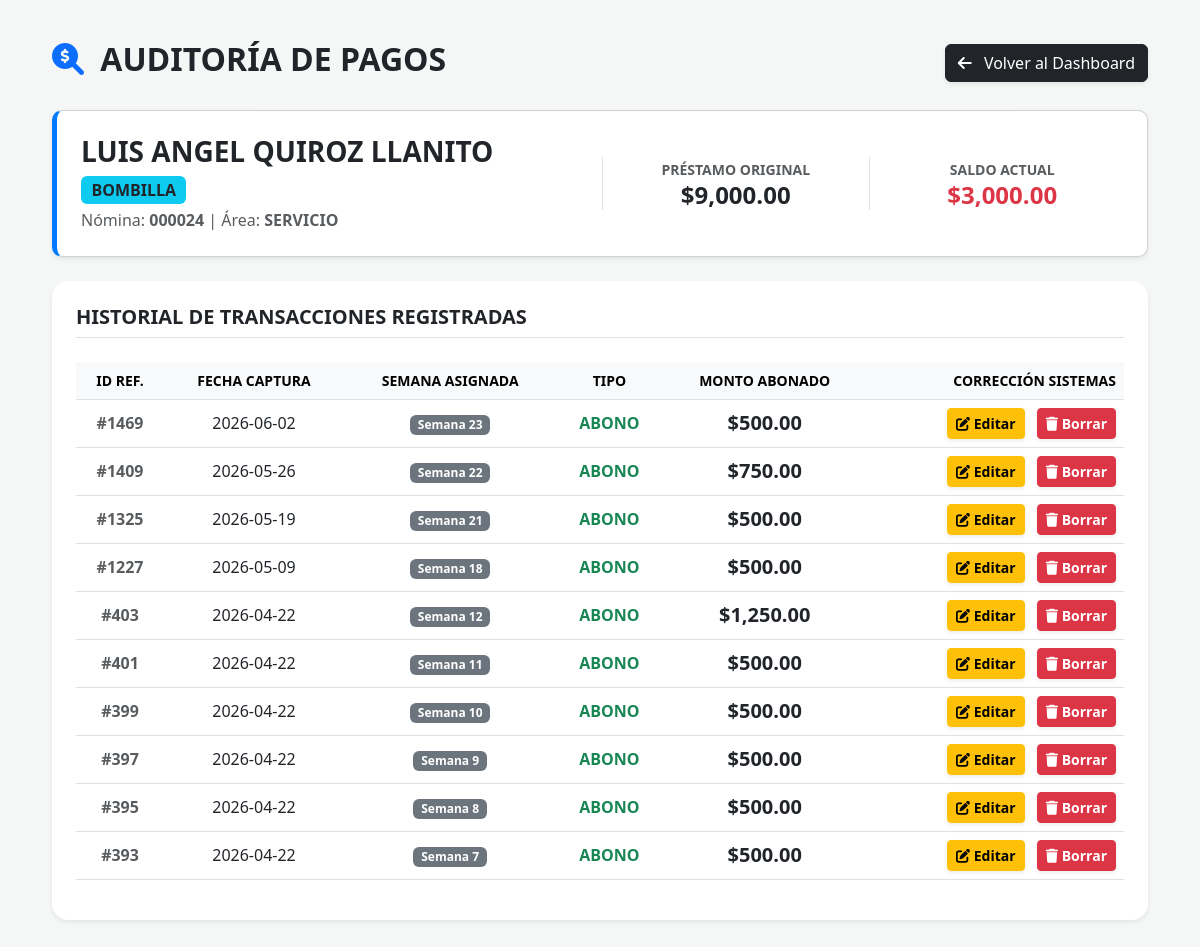
The page /auditar_abonos/89 (signed in) on the database as committed earlier.
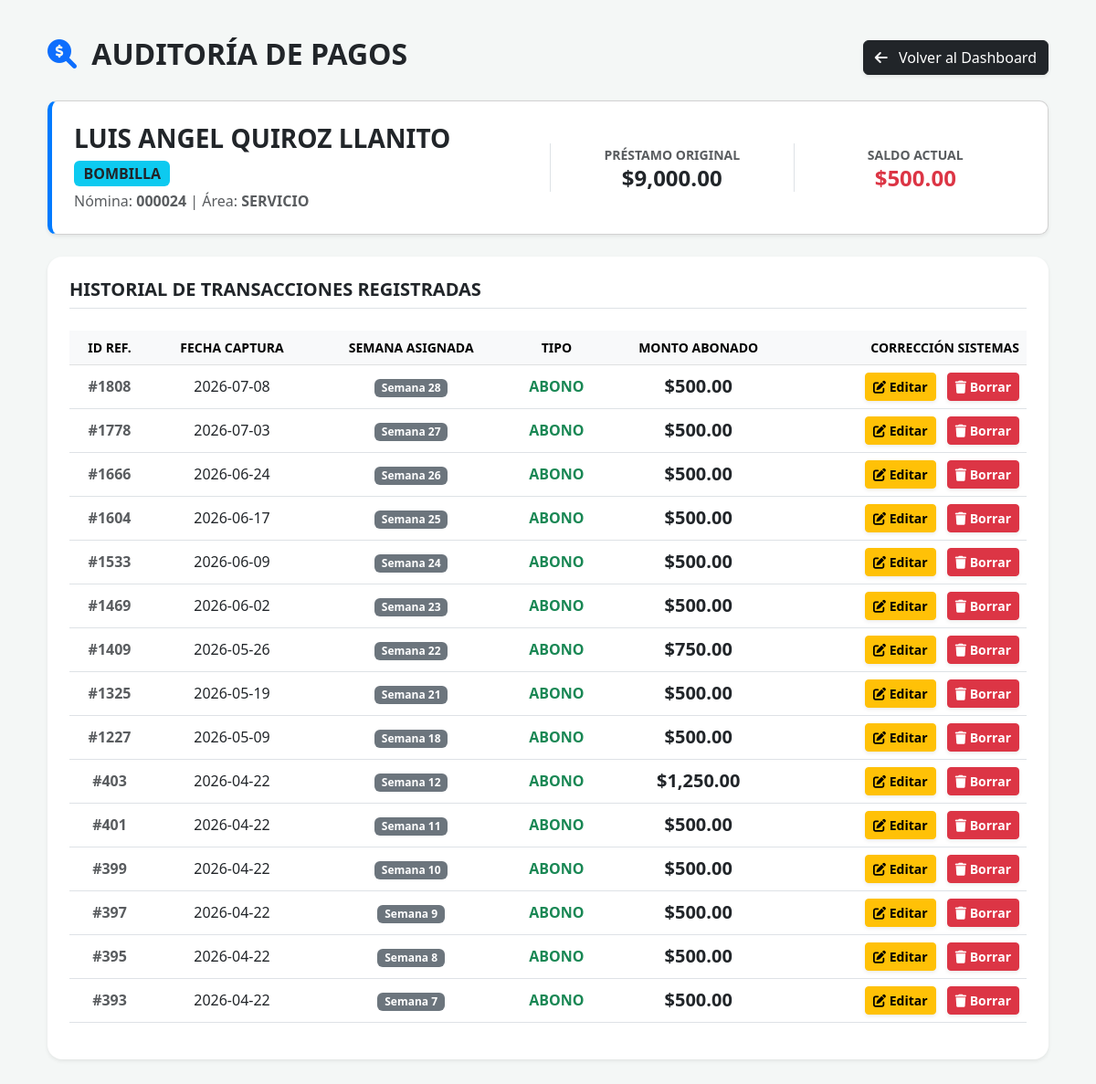
The same page on the database as committed later.
### tables this page shows
CREATE TABLE prestamos (
        id INTEGER PRIMARY KEY AUTOINCREMENT, nomina TEXT, empleado TEXT NOT NULL,
        area TEXT, monto_inicial REAL, saldo_pendiente REAL, fecha_otorgamiento TEXT, sucursal TEXT, semana_otorgada INTEGER, autoriza TEXT, motivo_adicional TEXT, id_empleado TEXT, fecha_ingreso TEXT, puesto TEXT);

CREATE TABLE movimientos (
        id INTEGER PRIMARY KEY AUTOINCREMENT, prestamo_id INTEGER, fecha TEXT, semana INTEGER, tipo TEXT, monto REAL,
        FOREIGN KEY(prestamo_id) REFERENCES prestamos(id));

### app.py (the view)
@app.route('/auditar_abonos/<int:prestamo_id>')
def auditar_abonos(prestamo_id):
    if 'user' not in session:
        return redirect('/login')
    conn = sqlite3.connect(DB_NAME, timeout=10.0)
    conn.row_factory = sqlite3.Row
    emp = conn.execute('SELECT * FROM prestamos WHERE id = ?', (prestamo_id,)).fetchone()
    if not es_admin() and emp['sucursal'] != session['sucursal']:
        conn.close()
        flash("Acceso denegado.", "danger")
        return redirect('/')
    movs = conn.execute('SELECT * FROM movimientos WHERE prestamo_id = ? ORDER BY semana DESC, id DESC', (prestamo_id,)).fetchall()
    conn.close()
    return render_template('editar_abonos.html', emp=emp, movimientos=movs, admin=es_admin())

### app.py (called while the page is built, shortened)
def es_admin():
    return session.get('rol') == 'ADMIN'

@app.before_request
def verificar_sesion_activa():
    if request.path.startswith('/static/') or request.path == '/login':
        return None
    if 'user' in session:
        user = session['user']
        token_actual = session.get('session_token')
        if user not in sesiones_activas:
            session.clear()
            flash("Tu sesión ha sido cerrada remotamente por el administrador.", "danger")
            return redirect('/login')
        token_valido = sesiones_activas[user].get('token')
        if token_valido != token_actual and user != 'SISTEMAS':
            session.clear()
            flash("Tu sesión ha sido cerrada remotamente por el administrador.", "danger")
            return redirect('/login')
        else:
            sesiones_activas[user]['ultima_actividad'] = datetime.now().strftime('%Y-%m-%d %H:%M:%S')

@app.before_request
def forzar_arqueo_semanal():
    rutas_permitidas = ['/login', '/logout', '/guardar_arqueo']
    if request.path in rutas_permitidas or request.path.startswith('/static/'):
        return None
    if 'user' not in session:
        return None
    sucursal = session.get('sucursal')
    if not sucursal or sucursal == 'TODAS':
        return None

### templates/editar_abonos.html (shortened to what this page needs)
<!DOCTYPE html>
<html lang="es">
<head>
    <link href="https://cdn.jsdelivr.net/npm/bootstrap@5.3.0/dist/css/bootstrap.min.css" rel="stylesheet">
    <link rel="stylesheet" href="https://cdnjs.cloudflare.com/ajax/libs/font-awesome/6.0.0/css/all.min.css">
</head>
<body>
<div class="container">
    <div class="d-flex justify-content-between align-items-center mb-4">
        <h2 class="fw-bold text-dark text-uppercase"><i class="fas fa-search-dollar me-2 text-primary"></i> Auditoría de Pagos</h2>
        <a href="/" class="btn btn-dark shadow-sm"><i class="fas fa-arrow-left me-2"></i> Volver al Dashboard</a>
    </div>
    <div class="card p-4 shadow-sm info-card bg-white mb-4">
        <div class="row align-items-center">
            <div class="col-md-6">
                <h3 class="fw-bold mb-1">{{ emp.empleado }} <span class="badge bg-info text-dark fs-6">{{ emp.sucursal }}</span></h3>
                <p class="text-muted mb-0">Nómina: <strong>{{ emp.nomina }}</strong> | Área: <strong>{{ emp.area }}</strong></p>
            </div>
            <div class="col-md-3 text-center border-start">
                <small class="text-muted fw-bold text-uppercase">Préstamo Original</small>
                <h4 class="fw-bold text-dark mb-0">${{ "{:,.2f}".format(emp.monto_inicial) }}</h4>
            </div>
            <div class="col-md-3 text-center border-start">
                <small class="text-muted fw-bold text-uppercase">Saldo Actual</small>
                <h4 class="fw-bold text-danger mb-0">${{ "{:,.2f}".format(emp.saldo_pendiente) }}</h4>
            </div>
        </div>
    </div>
    <div class="card shadow-sm border-0 rounded-4 p-4 bg-white">
        <h5 class="fw-bold mb-4 text-uppercase border-bottom pb-2">Historial de Transacciones Registradas</h5>
        <table class="table table-hover align-middle text-center">
            <thead class="table-light text-uppercase small">
                <tr>
                    <th>ID Ref.</th>
                    <th>Fecha Captura</th>
                    <th>Semana Asignada</th>
                    <th>Tipo</th>
                    <th>Monto Abonado</th>
                    {% if admin %}
                    <th class="text-end">Corrección SISTEMAS</th>
                    {% endif %}
                </tr>
            </thead>
            <tbody>
                {% for m in movimientos %}
                <tr>
                    <td class="text-muted fw-bold">#{{ m.id }}</td>
                    <td>{{ m.fecha }}</td>
                    <td><span class="badge bg-secondary">Semana {{ m.semana }}</span></td>
                    <td class="fw-bold text-success">{{ m.tipo }}</td>
                    <td class="fw-bold fs-5">${{ "{:,.2f}".format(m.monto) }}</td>
                    {% if admin %}
                    <td class="text-end">
                        <button class="btn btn-warning btn-sm fw-bold me-2 shadow-sm" data-bs-toggle="modal" data-bs-target="#modalEditarMov{{ m.id }}"><i class="fas fa-edit"></i> Editar</button>
                        <button class="btn btn-danger btn-sm fw-bold shadow-sm" data-bs-toggle="modal" data-bs-target="#modalBorrarMov{{ m.id }}"><i class="fas fa-trash"></i> Borrar</button>
                    </td>
                    {% endif %}
                </tr>
                {% else %}
                <tr><td colspan="6" class="text-muted py-4">Este empleado aún no tiene abonos registrados.</td></tr>
                {% endfor %}
            </tbody>
        </table>
    </div>
</div>
</body>
</html>

### templates/editar_abonos.html (style rules this page uses)
body { background: #f4f7f6; font-family: 'Segoe UI', sans-serif; padding: 40px; }
.info-card { border-left: 5px solid #007bff; border-radius: 10px; }

Rows that differ between the two databases and show on the page:
changed prestamos "LUIS ANGEL QUIROZ LLANITO": saldo_pendiente "3,000.00" → "500.00"
added movimientos: id "1808", fecha "2026-07-08", semana "28", tipo "ABONO", monto "500.00"
added movimientos: id "1778", fecha "2026-07-03", semana "27", tipo "ABONO", monto "500.00"
added movimientos: id "1666", fecha "2026-06-24", semana "26", tipo "ABONO", monto "500.00"
added movimientos: id "1604", fecha "2026-06-17", semana "25", tipo "ABONO", monto "500.00"
added movimientos: id "1533", fecha "2026-06-09", semana "24", tipo "ABONO", monto "500.00"
